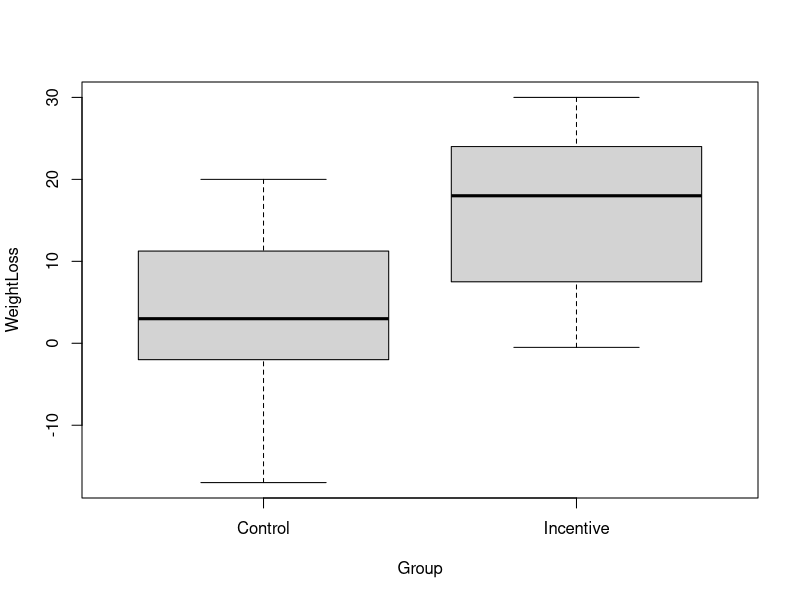
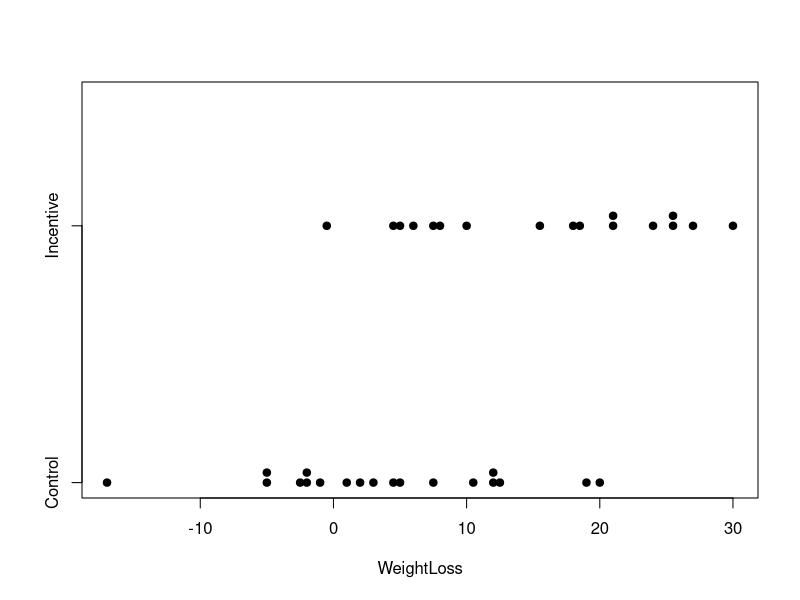
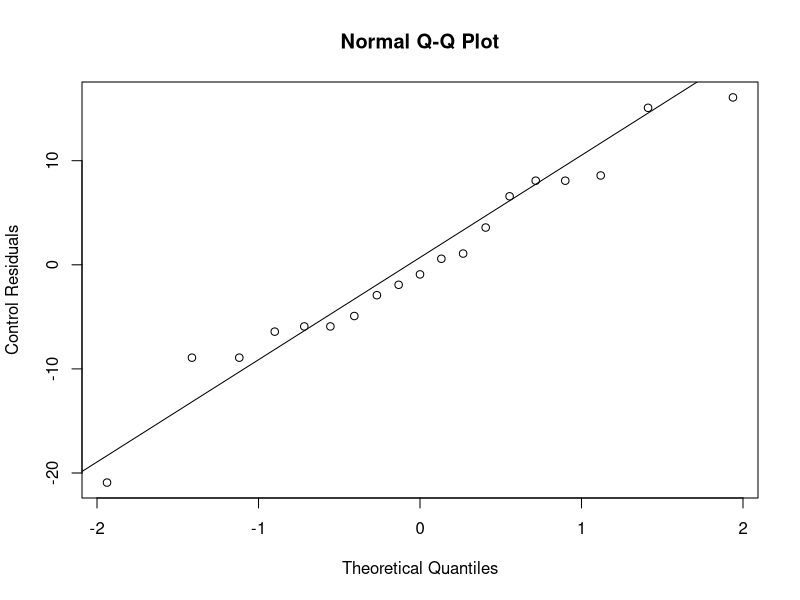
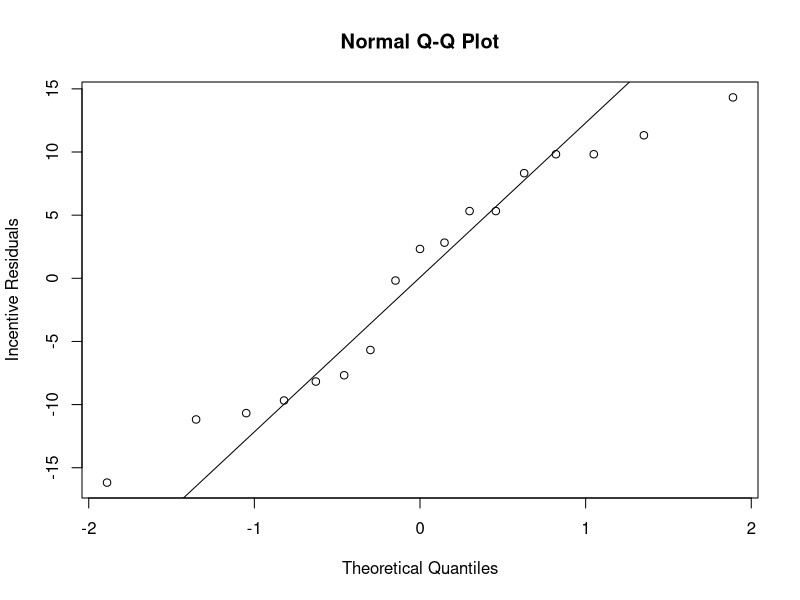

These figures' R source, in order:
## ---- chunk 1
# load weightloss4 file
weightloss <- read.csv("../data/weightloss4.csv", header = TRUE)
attach(weightloss)
## ---- chunk 2
boxplot(WeightLoss ~ Group)
## ---- chunk 3
stripchart(WeightLoss ~ Group, method = "stack", pch = 20, cex = 1.5)
## ---- chunk 4
mu_control <- mean(WeightLoss[Group == "Control"])
## ---- chunk 5
tapply(WeightLoss, Group, length)
tapply(WeightLoss, Group, mean)
tapply(WeightLoss, Group, sd)
## ---- chunk 6
n <- tapply(WeightLoss, Group, length)
mean <- tapply(WeightLoss, Group, mean)
SD <- tapply(WeightLoss, Group, sd)
cbind(n, mean, SD)
## ---- chunk 7
round(cbind(n, mean, SD), 2)
## ---- chunk 8
t.test(WeightLoss ~ Group)
## ---- chunk 9
GroupNumeric <- as.numeric(Group == "Incentive")
mu_control <- mean(WeightLoss[GroupNumeric == 0])
mu_incentive <- mean(WeightLoss[GroupNumeric == 1])
## ---- chunk 10
Fit <- mu_control * (1 - GroupNumeric) + mu_incentive * GroupNumeric
print(Fit)
## ---- chunk 11
Resid <- WeightLoss - Fit
# Put them all together
cbind(WeightLoss, Fit, Resid)
## ---- chunk 12
sdc <- sd(WeightLoss[Group == "Control"])
sdi <- sd(WeightLoss[Group == "Incentive"])
nc <- length(WeightLoss[Group == "Control"])
ni <- length(WeightLoss[Group == "Incentive"])
t.stat <- (mu_control - mu_incentive) / sqrt(sdc^2 / nc + sdi^2 / ni)
## ---- chunk 13
qqnorm(Resid[Group == "Control"], ylab = "Control Residuals")
qqline(Resid[Group == "Control"])
qqnorm(Resid[Group == "Incentive"], ylab = "Incentive Residuals")
qqline(Resid[Group == "Incentive"])
## ---- chunk 14
# numerator
num <- abs(mu_control - mu_incentive)
# denominator
den <- sqrt(((nc - 1) * sdc^2 + (ni - 1) * sdi^2) / (nc + ni - 2))
effect <- num / den
